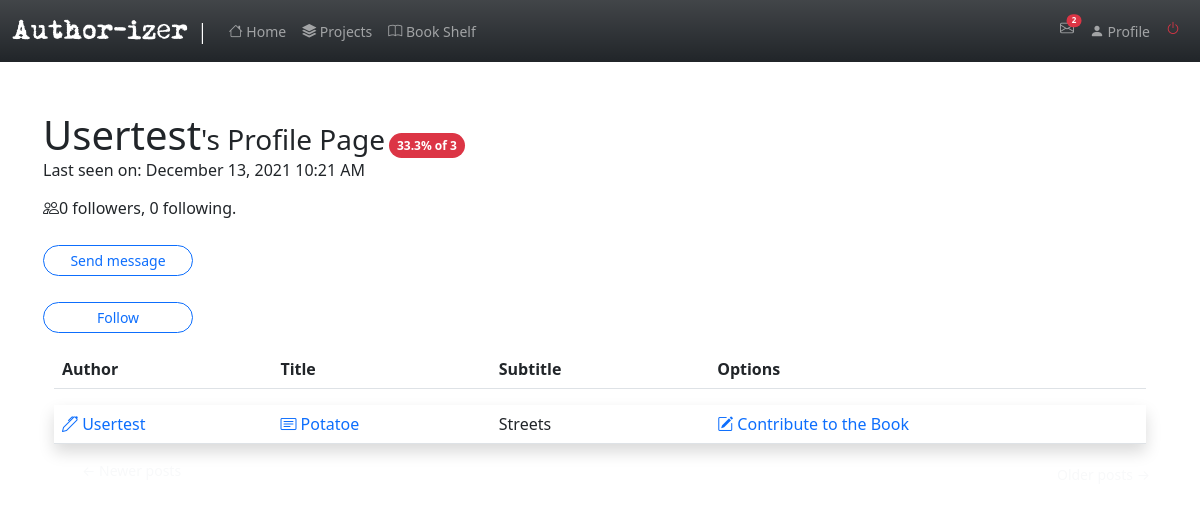
/user/usertest (signed in), run on the app's committed database.
### app/models.py (models this page shows, shortened)
class User(UserMixin, db.Model):
    id = db.Column(db.Integer, primary_key=True )
    username = db.Column(db.String(64), index=True, unique=True)
    email = db.Column(db.String(120), index=True, unique=True)
    password_hash = db.Column(db.String(128))
    posts = db.relationship('Post', backref='author', lazy='dynamic')
    about_me = db.Column(db.String(200))
    last_seen = db.Column(db.DateTime, default=datetime.utcnow)
    followed = db.relationship(
        'User', secondary=followers,
        primaryjoin=(followers.c.follower_id == id),
        secondaryjoin=(followers.c.followed_id == id),
        backref=db.backref('followers', lazy='dynamic'), lazy='dynamic')
    messages_sent = db.relationship('Message',
                                    foreign_keys='Message.sender_id',
                                    backref='author', lazy='dynamic')
    messages_received = db.relationship('Message',
                                        foreign_keys='Message.recipient_id',
                                        backref='recipient', lazy='dynamic')
    last_message_read_time = db.Column(db.DateTime)
    notifications = db.relationship('Notification', backref='user',
                                    lazy='dynamic')
    def is_following(self, user):
        return self.followed.filter(
            followers.c.followed_id == user.id).count() > 0
    def new_messages(self):
        last_read_time = self.last_message_read_time or datetime(1900, 1, 1)
        return Message.query.filter_by(recipient=self).filter(
            Message.timestamp > last_read_time).count()

class SearchableMixin(object):
    @classmethod
    def before_commit(cls, session):
        session._changes = {
            'add': list(session.new),
            'update': list(session.dirty),
            'delete': list(session.deleted)
        }
    @classmethod
    def after_commit(cls, session):
        for obj in session._changes['add']:
            if isinstance(obj, SearchableMixin):
                add_to_index(obj.__tablename__, obj)
        for obj in session._changes['update']:
            if isinstance(obj, SearchableMixin):
                add_to_index(obj.__tablename__, obj)
        for obj in session._changes['delete']:
            if isinstance(obj, SearchableMixin):
                remove_from_index(obj.__tablename__, obj)
        session._changes = None

class Post(SearchableMixin, db.Model):
    __searchable__ = ['body']
    id = db.Column(db.Integer, primary_key=True)
    body = db.Column(db.Text)
    title= db.Column(db.String(140))
    subtitle=db.Column(db.String(200))
    timestamp = db.Column(db.DateTime, index=True, default=datetime.utcnow)
    user_id = db.Column(db.Integer, db.ForeignKey('user.id', ondelete="CASCADE"))
    contributes = db.relationship('Contribute', backref='contrib', lazy='dynamic')
    completed= db.Column(db.Boolean, default=False)

### app/routes.py (the view)
@app.route('/user/<username>')
@login_required
def user(username):
    user = User.query.filter_by(username=username).first_or_404()
    page = request.args.get('page', 1, type=int)
    authorate= user_rating(username)
    posts = user.posts.order_by(Post.timestamp.desc()).paginate(
        page, app.config['POSTS_PER_PAGE'], False)
    next_url = url_for('user', username=user.username, page=posts.next_num) \
        if posts.has_next else None
    prev_url = url_for('user', username=user.username, page=posts.prev_num) \
        if posts.has_prev else None
    form = EmptyForm()
    return render_template('user.html', user=user, posts=posts.items,
                           next_url=next_url, prev_url=prev_url, form=form, username=current_user.username,authorate=authorate, total=total_rating)

### app/forms.py
class SearchForm(FlaskForm):
    q = StringField(('Search'), validators=[DataRequired()])
    def __init__(self, *args, **kwargs):
        if 'formdata' not in kwargs:
            kwargs['formdata'] = request.args
        if 'csrf_enabled' not in kwargs:
            kwargs['csrf_enabled'] = False
        super(SearchForm, self).__init__(*args, **kwargs)

class EmptyForm(FlaskForm):
    submit = SubmitField('Submit')

### app/models.py (called while the page is built)
@login.user_loader
def load_user(id):
    return User.query.get(int(id))

### app/rating.py (called while the page is built)
def user_rating(username):
    conts=[]
    contributes=Contribute.query.filter_by(contributor=username).all()
    num=len(contributes)
    for contribute in contributes:
        if contribute.accepted ==1:
            conts.append(contribute)
    acc_len = len(conts)
    if num>0:
        rating=(acc_len*100)/num
        return round(rating,1)
    else:
        return 0

def total_rating(username):
   contributes=Contribute.query.filter_by(contributor=username).all()
   num=len(contributes)
   return num

### app/routes.py (called while the page is built)
@app.before_request
def before_request():
    if current_user.is_authenticated:
        current_user.last_seen = datetime.utcnow()
        db.session.commit()
        g.search_form = SearchForm()

### app/templates/user.html (shortened to what this page needs)
{% extends "base.html" %}
{% import 'bootstrap/form.html' as wtf %}
{% block app_content %}
<table class="container">
    <tr>
        <td>
            <h1 class='d-inline'>{{ user.username.capitalize() }}</h1><h3 class='d-inline'>'s Profile Page</h3>
            {%if authorate >=80%}
            <span class='badge bg-success text-wrap d-inline rounded-pill'> {{authorate}}% of {{total(username=user.username)}}</span>
            {%elif 80>authorate >=50 %}
            <span class='badge bg-warning text-wrap d-inline rounded-pill'> {{authorate}}% of {{total(username=user.username)}}</span>
            {%elif authorate<50 %}
            <span class='badge bg-danger text-wrap d-inline rounded-pill'> {{authorate}}% of {{total(username=user.username)}} </span>
            {%endif%}
            {% if user.last_seen %}
                    <p>Last seen on: {{ moment(user.last_seen).format('LLL') }}</p>
                    {% endif %}
            <p><span>{{ render_icon('people') }}</span>{{ user.followers.count() }} followers, {{ user.followed.count() }} following.</p>
            {% if user != current_user %}
            <a class="btn btn-sm rounded-pill btn-outline-primary text-decoration-none"  href="{{ url_for('send_message', recipient=user.username) }}">
            Send message</a>
            {% endif %}
            {% if user == current_user %}
            <p class="btn-sm rounded-pill btn-outline-light float-start"><a class='text-decoration-none text-success ' href="{{ url_for('edit_profile') }}">Edit profile</a></p>
            {% elif not current_user.is_following(user) %}
            <p>
                <form action="{{ url_for('follow', username=user.username) }}" method="post">
                    {{ form.submit(value='Follow', class='btn btn-sm rounded-pill btn-outline-primary') }}
                </form>
            </p>
            {% endif %}
        </td>
    </tr>
</table>
<div class='container'>
    <table class="table">
        <thead>
          <tr class='mb-5 bg-body row-cols-5'>
            <th scope="col-sm-2">Author</th>
            <th scope="col-sm-2">Title</th>
            <th scope="col-sm-2">Subtitle</th>
            <th scope="col-sm-2">Options</th>
            <th scope="col-sm-2">  </th>
          </tr>
        </thead>
    </table>
    </div>
    {% for post in posts %}
    {% include '_post.html' %}
{% endfor %}
<nav aria-label="...">
    <ul class="pager">
        {% if not prev_url %}
        <li class='btn-sm rounded-pill btn-outline-light d-inline'>
            <a type="button" class="btn-outline-light text-decoration-none" href="{{ prev_url or '#' }}">
                <span aria-hidden="true">&larr;</span> Newer posts
            </a>
        </li>
        {%elif prev_url%}
        <li class="btn-sm rounded-pill btn-secondary d-inline">
            <a type="button" class="btn-outline-light text-decoration-none" href="{{ prev_url or '#' }}">
                <span aria-hidden="true">&larr;</span> Newer posts
            </a>
        </li>
        {% endif %}
        {% if not next_url %}
        <li  class='btn-sm rounded-pill btn-outline-light d-inline float-end' >
            <a type="button" class="btn-outline-light text-decoration-none " href="{{ next_url or '#' }}">
                Older posts <span aria-hidden="true">&rarr;</span>
            </a>
        </li>
        {%elif next_url%}
        <li  class="btn-sm rounded-pill btn-secondary d-inline float-end ">
            <a type="button" class="btn-outline-light text-decoration-none " href="{{ next_url or '#' }}">
                Older posts <span aria-hidden="true">&rarr;</span>
            </a>
        </li>
        {% endif %}
    </ul>
</nav>
{% endblock %}

### app/templates/_post.html (shortened to what this page needs)
<div class="container mt-3 ">
<table class="table table-hover ">
    <tr class=' shadow p-3 mb-5 bg-body '>
        <td class=" col-sm-2  ">
            <a class= "text-decoration-none" href="{{ url_for('user', username=post.author.username) }}">
                <span>{{ render_icon('pen') }}</span>
                {{ post.author.username.capitalize() }}
            </a>
        </td>
        <td class="col-sm-2">
            <a class= "text-decoration-none" href="{{ url_for('read_post', id=post.id) }}">
                <span>{{ render_icon('card-text') }}</span>
            {{ post.title.capitalize() }}
            </a>
        </td>
        <td class="col-sm-2 ">
            {{ post.subtitle.capitalize() }}
        </td>
        <td class="col-sm-2">
            {%if post.author.username != current_user.username and not post.completed%}
                <a class= "text-decoration-none" href="{{ url_for('contribute', id=post.id)}}"><span>{{ render_icon('pencil-square') }}</span> Contribute to the Book </a>
            {%elif not post.completed %}
                <a class= "text-decoration-none" href="{{url_for('edit_post' , id=post.id)}}"><span>{{ render_icon('scissors') }}</span> Edit Your Book</a>
            {%endif %}
        </td>
        <td class="col-sm-2 ">
        </td>
    </tr>
</table>
</div>

### app/static/style.css (style rules this page uses)
.btn { margin-top: 10px; width:150px; }

### data on the page
User: username "Usertest", username "3", last_seen "December 13, 2021 10:21 AM"
Post: author.username "Usertest", title "Potatoe", subtitle "Streets"

### other printed values
{{ new_messages }} "2"
{{ authorate }} "33.3"
{{ user.followers.count() }} "0"
{{ user.followed.count() }} "0"
